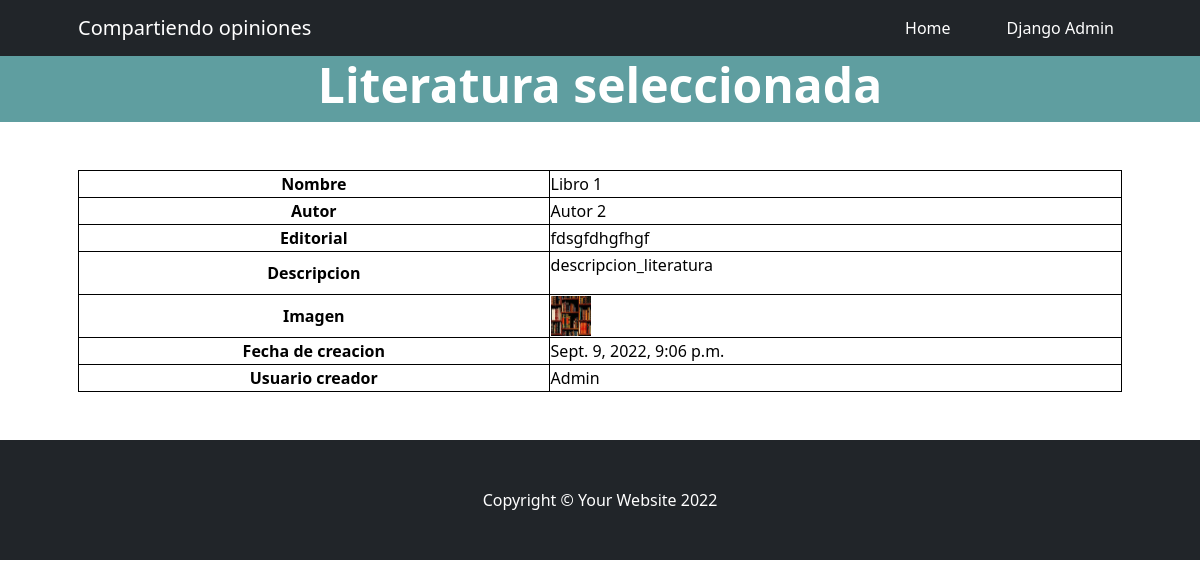
The app's page /TPFinal/Literatura/Ver/1 with its own data.
### AppTPFinal/models.py (models this page shows, shortened)
class Literatura(models.Model):
    id_literatura = models.AutoField(primary_key=True)
    nombre_literatura = models.CharField(max_length=50)
    autor_literatura = models.CharField(max_length=50)
    editorial_literatura = models.CharField(max_length=50)
    descripcion_literatura = RichTextField(blank=True, null=True)
    username_literatura = models.CharField(max_length=50)
    fecha_creacion_literatura = models.DateTimeField(auto_now_add=True)

class ImagenLiteratura(models.Model):
    id_literatura = models.OneToOneField(Literatura, on_delete=models.CASCADE)
    imglit = models.ImageField(upload_to='literatura', null=True, blank=True)

### AppTPFinal/views.py (the view)
# urls.py: path('Literatura/Ver/<int:id_literatura>', literatura_ver, name='TPFinalLiteraturaVer'),
def literatura_ver(request, id_literatura):
    lit = Literatura.objects.get(id_literatura=id_literatura)
    literatura_form = Literatura_Form(initial={
        'nombre_literatura': lit.nombre_literatura,
        'autor_literatura': lit.autor_literatura,
        'editorial_literatura': lit.editorial_literatura,
        'descripcion_literatura': lit.descripcion_literatura,
    }
    )
    contexto = {
        'formulariocargarliteratura': literatura_form,
        'literatura': lit,
    }
    return render(request, 'AppCoder/literatura/literaturaver.html', contexto)

### templates/AppCoder/literatura/literaturaver.html (shortened to what this page needs)
{% extends "index.html" %}
{% block bodyheader %}
<h1 class="display-5 fw-bolder text-white mb-2">Literatura seleccionada</h1>
{% endblock %}
{% block bodyoptions %}
<section>
    <div class="datos-usuario">
        <div class="container px-5 my-5">
            <div class="row gx-5">
                <form class="bodyoptionstittle" action="" method="post" enctype="multipart/form-data" novalidate>
                    <table style="width:100%">
                        <tr>
                            <th class="thdata">Nombre</th>
                            <td class="tddata">{{literatura.nombre_literatura}}</td>
                        </tr>
                        <tr>
                            <th class="thdata">Autor</th>
                            <td class="tddata">{{literatura.autor_literatura}}</td>
                        </tr>
                        <tr>
                            <th class="thdata">Editorial</th>
                            <td class="tddata">{{literatura.editorial_literatura}}</td>
                        </tr>
                        <tr>
                            <th class="thdata">Descripcion</th>
                            <td class="tddata">{{literatura.descripcion_literatura|safe}}</td>
                        </tr>
                        <tr>
                            <th class="thdata">Imagen</th>
                            {% if literatura.imagenliteratura.imglit.url != "" %}
                            <td class="tddata"><img src="{{ literatura.imagenliteratura.imglit.url }}" alt=""
                                                    width="40px"
                                                    height="40px"></td>
                            {% else %}
                            <td class="tddata">No image</td>
                            {% endif %}
                        </tr>
                        <tr>
                            <th class="thdata">Fecha de creacion</th>
                            <td class="tddata">{{literatura.fecha_creacion_literatura}}</td>
                        </tr>
                        <tr>
                            <th class="thdata">Usuario creador</th>
                            <td class="tddata">{{literatura.username_literatura}}</td>
                        </tr>
                    </table>
                </form>
            </div>
        </div>
    </div>
</section>
{% endblock %}

### templates/styles/styles.html (style rules this page uses)
.bodyoptionstittle { margin: auto; width: 420px; text-align: left; color:black; }
.thdata { border: 1px solid black; border-collapse: collapse; text-align:center; }
.tddata { border: 1px solid black; border-collapse: collapse; text-align:left; }

### records on screen
Literatura: nombre_literatura "Libro 1", autor_literatura "Autor 2", editorial_literatura "fdsgfdhgfhgf", descripcion_literatura "descripcion_literatura", imagenliteratura.imglit (picture), fecha_creacion_literatura "Sept. 9, 2022, 9:06 p.m.", username_literatura "Admin"
